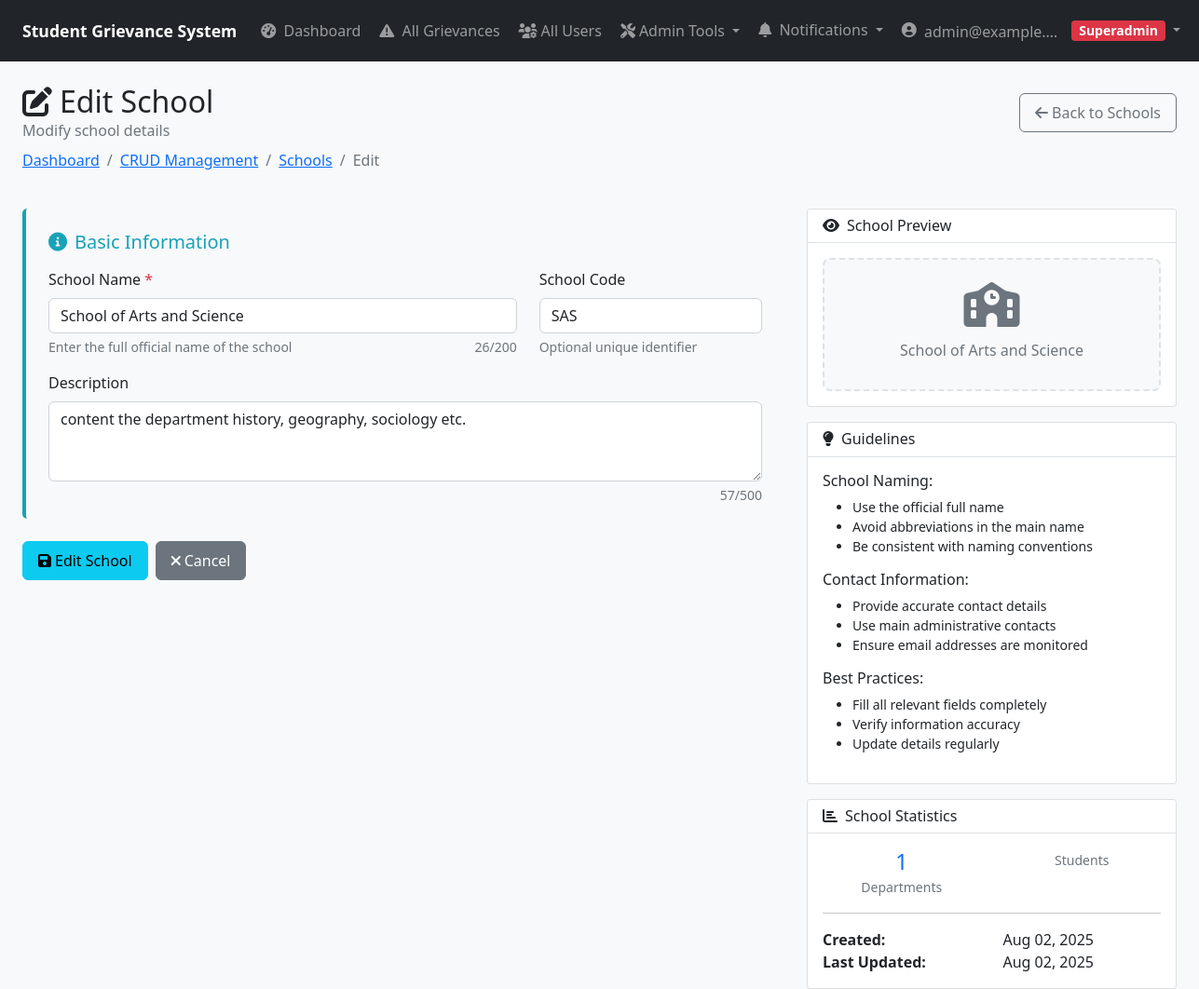
Page /api/admin-panel/manage/schools/10/edit/ (signed in) on the committed database.
### apps/authentication/models.py (models this page shows, shortened)
class User(AbstractBaseUser, PermissionsMixin):
    ROLE_CHOICES = [
        ('student', 'Student'),
        ('admin', 'Admin'),
        ('superadmin', 'Super Admin'),
        ('officer', 'Grievance Officer'),
    ]
    email = models.EmailField(unique=True)  # STRING - Unique email address
    role = models.CharField(max_length=20, choices=ROLE_CHOICES, default='student')  # STRING - User role (e.g., 'student')
    created_at = models.DateTimeField(auto_now_add=True)  # DATETIME - Timestamp of registration
    is_active = models.BooleanField(default=True)
    is_staff = models.BooleanField(default=False)
    is_email_verified = models.BooleanField(default=False)
    deactivation_reason = models.TextField(blank=True, null=True, help_text="Reason for account deactivation")
    objects = UserManager()
    USERNAME_FIELD = 'email'
    REQUIRED_FIELDS = []
    def get_display_name(self):
        if hasattr(self, 'student_profile') and self.student_profile.name:
            return self.student_profile.name
        return self.email
    @property
    def is_student(self):
        return self.role == 'student'
    @property
    def is_admin(self):
        return self.role in ['admin', 'superadmin']
    @property
    def is_admin_or_officer(self):
        return self.role in ['admin', 'superadmin', 'officer']
    @property
    def is_superadmin(self):
        return self.role == 'superadmin'
    @property
    def assigned_department(self):
        if self.role == 'superadmin':
            return None  # Superadmin has access to all departments
        elif self.role == 'admin':
            return self.headed_departments.first()
        return None
    @property
    def department_name(self):
        dept = self.assigned_department
        return dept.name if dept else None

### apps/students/models.py (models this page shows, shortened)
class School(models.Model):
    id = models.AutoField(primary_key=True)  # UUID/Auto Primary key
    name = models.CharField(max_length=200, unique=True)  # Name of the school (unique)
    code = models.CharField(max_length=20, blank=True, null=True, unique=True)  # School code (optional)
    description = models.TextField(blank=True, null=True)  # School description
    address = models.TextField(blank=True, null=True)  # School address
    phone = models.CharField(max_length=15, blank=True, null=True)  # Contact phone
    email = models.EmailField(blank=True, null=True)  # Contact email
    website = models.URLField(blank=True, null=True)  # School website
    established_year = models.IntegerField(blank=True, null=True)  # Year established
    accreditation = models.CharField(max_length=100, blank=True, null=True)  # Accreditation info
    campus_size = models.CharField(max_length=100, blank=True, null=True)  # Campus size
    student_capacity = models.IntegerField(blank=True, null=True)  # Student capacity
    is_active = models.BooleanField(default=True)  # Active status
    created_at = models.DateTimeField(auto_now_add=True)
    updated_at = models.DateTimeField(auto_now=True)
    class Meta:
        verbose_name = "School"
        verbose_name_plural = "Schools"

### apps/admin_panel/views.py (the view, shortened to what this page needs)
# urls.py: path('manage/schools/<int:school_id>/edit/', views.school_edit, name='school_edit'),
@login_required
@require_http_methods(["GET", "POST"])
def school_edit(request, school_id):
    if not hasattr(request.user, 'is_admin') or not request.user.is_admin_or_officer:
        messages.error(request, 'Access denied - Admin privileges required')
        return redirect('authentication:login')
    from apps.students.models import School
    school = get_object_or_404(School, id=school_id)
    context = {
        'school': school,
        'action': 'Edit',
        'page_title': 'Edit School'
    }
    return render(request, 'admin_panel/school_form.html', context)

### templates/admin_panel/school_form.html (shortened to what this page needs)
{% extends 'base.html' %}
{% load static %}
{% block content %}
<div class="container-fluid">
    <div class="row mb-4">
        <div class="col-12">
            <div class="d-flex justify-content-between align-items-center">
                <div>
                    <h2 class="mb-0">
                        <i class="fas fa-{% if action == 'Create' %}plus{% else %}edit{% endif %} me-2"></i>{{ action }} School
                    </h2>
                    <p class="text-muted mb-0">{% if action == 'Create' %}Add a new educational institution{% else %}Modify school details{% endif %}</p>
                </div>
                <a href="{% url 'admin_panel:school_management' %}" class="btn btn-outline-secondary">
                    <i class="fas fa-arrow-left me-1"></i>Back to Schools
                </a>
            </div>
            <nav aria-label="breadcrumb" class="mt-2">
                <ol class="breadcrumb">
                    <li class="breadcrumb-item"><a href="{% url 'admin_panel:dashboard' %}">Dashboard</a></li>
                    <li class="breadcrumb-item"><a href="{% url 'admin_panel:crud_management' %}">CRUD Management</a></li>
                    <li class="breadcrumb-item"><a href="{% url 'admin_panel:school_management' %}">Schools</a></li>
                    <li class="breadcrumb-item active">{{ action }}</li>
                </ol>
            </nav>
        </div>
    </div>
    <div class="row">
        <div class="col-lg-8">
            <form method="post" novalidate>
                <div class="form-section">
                    <h5><i class="fas fa-info-circle me-2"></i>Basic Information</h5>
                    <div class="row">
                        <div class="col-md-8">
                            <div class="mb-3">
                                <label for="name" class="form-label">School Name <span class="text-danger">*</span></label>
                                <input type="text" class="form-control" id="name" name="name"
                                       value="{% if school %}{{ school.name }}{% elif form_data %}{{ form_data.name }}{% endif %}"
                                       maxlength="200" required>
                                <div class="character-counter" id="nameCounter">0/200</div>
                                <div class="form-text">Enter the full official name of the school</div>
                            </div>
                        </div>
                        <div class="col-md-4">
                            <div class="mb-3">
                                <label for="code" class="form-label">School Code</label>
                                <input type="text" class="form-control" id="code" name="code"
                                       value="{% if school %}{{ school.code }}{% elif form_data %}{{ form_data.code }}{% endif %}"
                                       maxlength="20" placeholder="e.g., SCS">
                                <div class="form-text">Optional unique identifier</div>
                            </div>
                        </div>
                    </div>
                    <div class="mb-3">
                        <label for="description" class="form-label">Description</label>
                        <textarea class="form-control" id="description" name="description" rows="3"
                                  maxlength="500" placeholder="Brief description of the school">{% if school %}{{ school.description }}{% elif form_data %}{{ form_data.description }}{% endif %}</textarea>
                        <div class="character-counter" id="descriptionCounter">0/500</div>
                    </div>
                </div>
                <div class="d-flex gap-2 mt-4">
                    <button type="submit" class="btn btn-info">
                        <i class="fas fa-save me-1"></i>{{ action }} School
                    </button>
                    <a href="{% url 'admin_panel:school_management' %}" class="btn btn-secondary">
                        <i class="fas fa-times me-1"></i>Cancel
                    </a>
                </div>
            </form>
        </div>
        <div class="col-lg-4">
            <div class="card mb-3">
                <div class="card-header">
                    <h6 class="mb-0"><i class="fas fa-eye me-2"></i>School Preview</h6>
                </div>
                <div class="card-body">
                    <div class="preview-card" id="schoolPreview">
                        <i class="fas fa-school fa-3x text-muted mb-3"></i>
                        <h6 id="previewName" class="text-muted">School Name</h6>
                    </div>
                </div>
            </div>
            <div class="card mb-3">
                <div class="card-header">
                    <h6 class="mb-0"><i class="fas fa-lightbulb me-2"></i>Guidelines</h6>
                </div>
                <div class="card-body">
                    <h6>School Naming:</h6>
                    <ul class="small">
                        <li>Use the official full name</li>
                        <li>Avoid abbreviations in the main name</li>
                        <li>Be consistent with naming conventions</li>
                    </ul>
                    <h6>Contact Information:</h6>
                    <ul class="small">
                        <li>Provide accurate contact details</li>
                        <li>Use main administrative contacts</li>
                        <li>Ensure email addresses are monitored</li>
                    </ul>
                    <h6>Best Practices:</h6>
                    <ul class="small">
                        <li>Fill all relevant fields completely</li>
                        <li>Verify information accuracy</li>
                        <li>Update details regularly</li>
                    </ul>
                </div>
            </div>
            {% if school %}
            <div class="card">
                <div class="card-header">
                    <h6 class="mb-0"><i class="fas fa-chart-bar me-2"></i>School Statistics</h6>
                </div>
                <div class="card-body">
                    <div class="row text-center">
                        <div class="col-6">
                            <h4 class="text-primary mb-0">{{ school.departments.count }}</h4>
                            <small class="text-muted">Departments</small>
                        </div>
                        <div class="col-6">
                            <small class="text-muted">Students</small>
                        </div>
                    </div>
                    <hr>
                    <div class="row">
                        <div class="col-sm-6">
                            <strong>Created:</strong>
                        </div>
                        <div class="col-sm-6">
                            {{ school.created_at|date:"M d, Y" }}
                        </div>
                    </div>
                    <div class="row">
                        <div class="col-sm-6">
                            <strong>Last Updated:</strong>
                        </div>
                        <div class="col-sm-6">
                            {{ school.updated_at|date:"M d, Y" }}
                        </div>
                    </div>
                </div>
            </div>
            {% endif %}
        </div>
    </div>
</div>
{% endblock %}

### templates/base.html (shortened to what this page needs)
{% load static %}
<!DOCTYPE html>
<html lang="en">
<head>
    <link href="https://cdn.jsdelivr.net/npm/bootstrap@5.1.3/dist/css/bootstrap.min.css" rel="stylesheet">
    <link rel="stylesheet" href="https://cdnjs.cloudflare.com/ajax/libs/font-awesome/6.0.0/css/all.min.css">
    <link rel="stylesheet" href="{% static 'css/style.css' %}">
</head>
<body>
    <nav class="navbar navbar-expand-lg navbar-dark bg-dark">
        <div class="container-fluid px-lg-4">
            {% if user.is_authenticated %}
                {% if user.is_admin_or_officer %}
                    <a class="navbar-brand" href="{% url 'admin_panel:dashboard' %}">
                        <span class="d-none d-sm-inline">Student Grievance System</span>
                    </a>
                {% elif user.is_student %}
                    <a class="navbar-brand" href="{% url 'students:dashboard' %}">
                        <i class="fas fa-graduation-cap d-inline d-lg-none me-2"></i>
                        <span class="d-none d-sm-inline">Student Grievance System</span>
                        <span class="d-inline d-sm-none">SGS</span>
                    </a>
                {% else %}
                    <a class="navbar-brand" href="{% url 'authentication:login_view' %}">
                        <i class="fas fa-graduation-cap d-inline d-lg-none me-2"></i>
                        <span class="d-none d-sm-inline">Student Grievance System</span>
                        <span class="d-inline d-sm-none">SGS</span>
                    </a>
                {% endif %}
            {% else %}
                <a class="navbar-brand" href="{% url 'authentication:login_view' %}">
                    <i class="fas fa-graduation-cap d-inline d-lg-none me-2"></i>
                    <span class="d-none d-sm-inline">Student Grievance System</span>
                    <span class="d-inline d-sm-none">SGS</span>
                </a>
            {% endif %}
            {% if user.is_authenticated %}
            <div class="collapse navbar-collapse" id="navbarNav">
            <div class="navbar-nav me-auto">
                {% if user.is_admin_or_officer %}
                <a class="nav-link text-nowrap" href="{% url 'admin_panel:dashboard' %}">
                    <i class="fas fa-tachometer-alt me-1"></i>
                    <span class="d-lg-inline d-none">Dashboard</span>
                </a>
                {% if user_role != 'officer' %}
                <a class="nav-link text-nowrap" href="{% url 'admin_panel:grievance_list' %}">
                    <i class="fas fa-exclamation-triangle me-1"></i>
                    <span class="d-lg-inline d-none">
                        {% if user_role == 'superadmin' %}All {% elif user_role == 'admin' %}Department {% endif %}Grievances
                    </span>
                </a>
                {% endif %}
                {% if user_role == 'superadmin' %}
                    <a class="nav-link text-nowrap d-none d-lg-block" href="{% url 'admin_panel:user_management' %}">
                        <i class="fas fa-users-cog me-1"></i>All Users
                    </a>
                    <div class="nav-item dropdown d-none d-lg-block">
                        <a class="nav-link dropdown-toggle text-nowrap" href="#" id="superadminToolsDropdown" role="button" data-bs-toggle="dropdown" aria-expanded="false">
                            <i class="fas fa-tools me-1"></i>Admin Tools
                        </a>
                    </div>
                {% endif %}
                {% endif %}
            </div>
            <div class="navbar-nav ms-auto">
                <div class="nav-item dropdown">
                    <a class="nav-link text-nowrap dropdown-toggle position-relative" href="#" id="notificationsDropdown" role="button" data-bs-toggle="dropdown" aria-expanded="false">
                        <i class="fas fa-bell"></i>
                        <span class="d-none d-sm-inline ms-1">Notifications</span>
                    </a>
                </div>
                <div class="nav-item dropdown">
                    <a class="nav-link text-nowrap dropdown-toggle" href="#" id="userDropdown" role="button" data-bs-toggle="dropdown" aria-expanded="false">
                        <i class="fas fa-user-circle me-1"></i>
                        <span class="d-none d-sm-inline-block text-truncate align-middle" style="max-width: 150px;">{{ user.get_display_name }}</span>
                        {% if user.is_superadmin %}
                            <span class="badge bg-danger ms-1">Superadmin</span>
                        {% elif user.role == 'officer' %}
                            <span class="badge bg-info ms-1">Grievance Officer</span>
                        {% elif user.is_student %}
                            <span class="badge bg-success ms-1">Student</span>
                        {% endif %}
                    </a>
                </div>
            </div>
            </div>
            {% endif %}
        </div>
    </nav>
    <main class="{% if request.resolver_match.app_name == 'admin_panel' %}container-fluid{% else %}container{% endif %} mt-4">
        {% block content %}
        {% endblock %}
    </main>
</body>
</html>

### rows in the picture
User: get_display_name "admin@example.…"
School: name "School of Arts and Science", code "SAS", description "content the department history, geography, sociology etc.", departments.count "1", created_at "Aug 02, 2025", updated_at "Aug 02, 2025"

### other values in the picture
{{ action }} "Edit"
